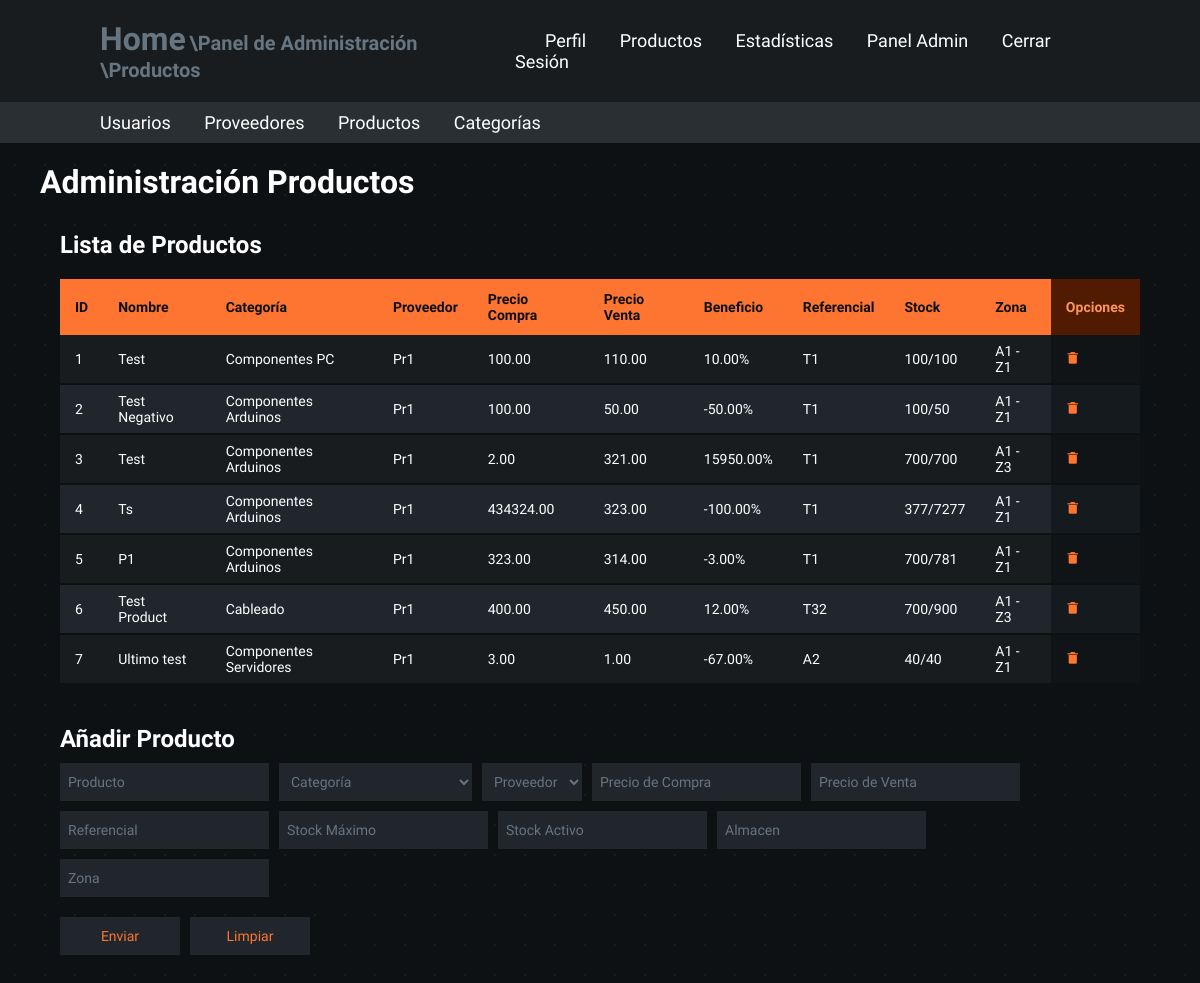
Page /admin-panel/products (signed in) on the earlier database version.
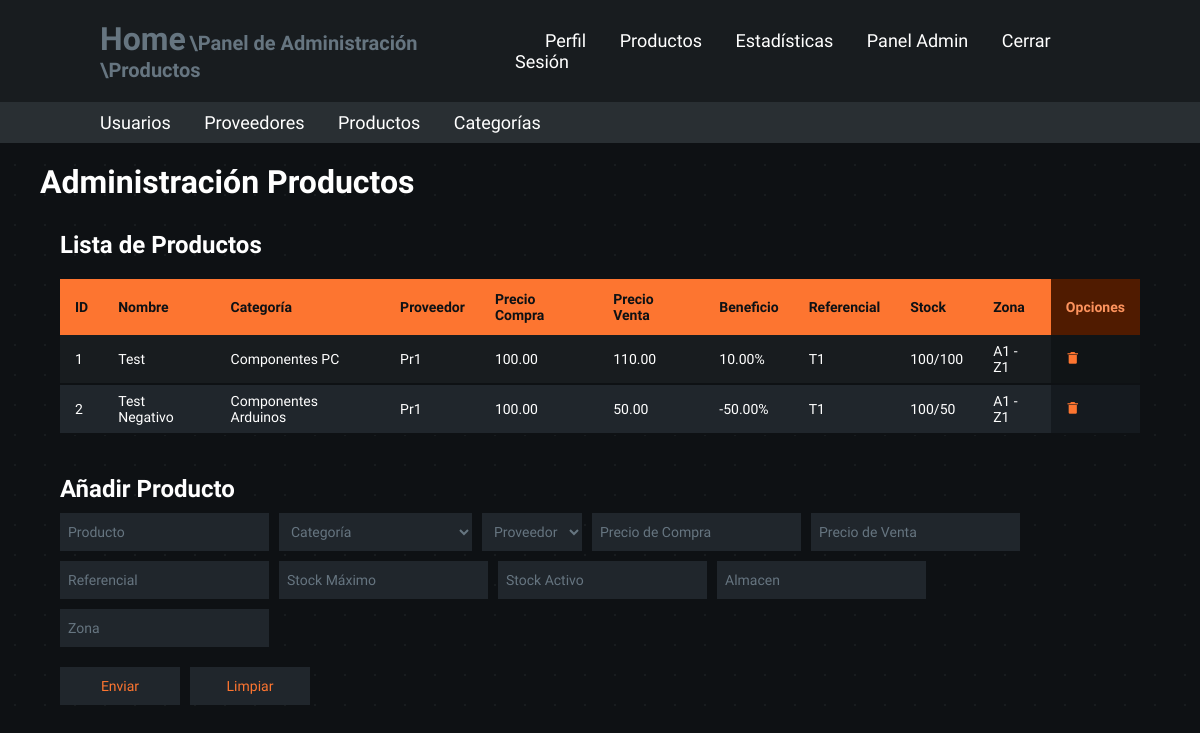
Same page on the later database version.
### models.py (models this page shows, shortened)
class Products(db.Base):
    __tablename__ = "products"
    product_id = Column(Integer, primary_key=True)
    supplier_id = Column(Integer, ForeignKey("suppliers.supplier_id"), nullable=False)
    category_id = Column(Integer, ForeignKey("categories.category_id"), nullable=False)
    product_name = Column(String(255), nullable=False, server_default="unidentified_product")
    product_price = Column(DECIMAL(255, 2), nullable=False, server_default="0.00")
    product_selling_price = Column(DECIMAL(255, 2), nullable=False, server_default="0.00")
    product_referencial = Column(String(255), nullable=False, server_default="unidentified_referencial")
    product_limit_stock = Column(Integer, nullable=False, server_default="1")
    product_active_stock = Column(Integer, nullable=False, server_default="0")
    product_warehouse = Column(String(255), nullable=False,
                               server_default="unidentified_warehouse")  # Es una ubicacion como calle o codigo.
    product_zone = Column(String(255), nullable=False, server_default="unidentified_zone")

class Categories(db.Base):
    __tablename__ = "categories"
    category_id = Column(Integer, primary_key=True)
    category_name = Column(String(255), nullable=False, server_default="unidentified_category")
    category_referencial = Column(String(255), nullable=False, server_default="unidentified_referencial")
    category_zone = Column(String(255), nullable=True, server_default="unidentified_zone")

class Suppliers(db.Base):
    __tablename__ = "suppliers"
    supplier_id = Column(Integer, primary_key=True)
    supplier_name = Column(String(255), nullable=False, server_default="unidentified_supplier")
    supplier_phone = Column(Integer, nullable=False, server_default="0000")
    supplier_commercial_address = Column(String(255), nullable=False, server_default="unidentified_comercial_address")
    supplier_country = Column(String(255), nullable=False, server_default="unidentified_country")
    supplier_nif = Column(String(255), nullable=False, server_default="unidentified_nif")
    supplier_discount = Column(Integer, nullable=False, server_default="0")
    supplier_iva = Column(Integer, nullable=False, server_default="0")

### app.py (the view)
@app.route("/admin-panel/products")
@admin_login_required
def admin_panel_products():
    registered_products = db.session.query(
        Products.product_id,
        Suppliers.supplier_name,
        Categories.category_name,
        Products.product_name,
        Products.product_price,
        Products.product_selling_price,
        Products.product_referencial,
        Products.product_limit_stock,
        Products.product_active_stock,
        Products.product_warehouse,
        Products.product_zone
    ).join(Suppliers, Products.supplier_id == Suppliers.supplier_id).join(Categories, Products.category_id == Categories.category_id)
    registered_categories = db.session.query(Categories).order_by(Categories.category_id)
    registered_suppliers = db.session.query(Suppliers).order_by(Suppliers.supplier_id)
    return render_template("admin_products.html", is_admin=session["is_admin"],
                           registered_products=registered_products,
                           registered_categories=registered_categories,
                           registered_suppliers=registered_suppliers)

### app.py (called while the page is built)
@app.before_request
def validate_session():
    if request.endpoint == 'static':
        return
    time.sleep(0.3)
    if 'user_id' in session:
        user = db.session.query(Users).filter_by(user_id=session['user_id']).first()
        if not user:
            session.clear()
            flash("Sesión Expirada", "warning")
            return redirect(url_for("login"))
        elif user.role_id != session.get('role_id'):
            session['role_id'] = user.role_id
            session['is_admin'] = user.role_id == 0

def admin_login_required(original_function):
    @wraps(original_function)
    def decorated_function(*args, **kwargs):
        redirect_url = None
        if 'user_id' not in session:
            print("Not Logged In")
            return redirect(url_for('login'))
        user = db.session.query(Users).filter_by(user_id=session['user_id']).first()
        if not user or user.role_id != 0:
            print("Insufficient Roles")
            redirect_url = url_for('home')
        if redirect_url:
            return redirect(redirect_url)
        return original_function(*args, **kwargs)
    return decorated_function

### templates/admin_products.html (shortened to what this page needs)
<!DOCTYPE html>
<html lang="es">
<head>
    <link rel="stylesheet" href="/static/variables.css">
    <link rel="stylesheet" href="/static/main.css">
    <link rel="stylesheet" href="/static/containers.css">
    <link rel="stylesheet" href="/static/navbars.css">
    <link rel="stylesheet" href="/static/tables.css">
    <link rel="stylesheet" href="/static/fonts.css">
    <link rel="stylesheet" href="/static/forms.css">
    <link href='https://unpkg.com/boxicons@2.1.4/css/boxicons.min.css' rel='stylesheet'>
</head>
<body class="general-body">
    <header class="header">
        <span>
            <a href="/" class="home">Home</a>
            <a href="/admin-panel" class="subrute"> \Panel de Administración</a>
            <a href="/admin-panel/products" class="subrute"> \Productos</a>
        </span>
        <nav class="navbar">
            <a href="/profile">Perfil</a>
            <a href="/products">Productos</a>
            <a href="/statistics">Estadísticas</a>
            {% if is_admin == True %}
                <a href="/admin-panel">Panel Admin</a>
            {% endif %}
            <a class="log-out" href="/cerrar-login">Cerrar Sesión</a>
        </nav>
    </header>
    <header class="admin-header">
        <nav class="admin-navbar">
            <a href="/admin-panel/users">Usuarios</a>
            <a href="/admin-panel/suppliers">Proveedores</a>
            <a href="/admin-panel/products">Productos</a>
            <a href="/admin-panel/categories">Categorías</a>
        </nav>
    </header>
    <section class="container-type-1">
        <h1>Administración Productos</h1>
    </section>
    <section class="container-type-1 flex-container flex-jst-sb">
        <article class="container-type-1 no-margin full-width">
            <section class="container-type-1 flex-container flex-column no-margin">
                <h2>Lista de Productos</h2>
                <section class="container-type-2 overflow">
                    <table class="table-type-1 no-table-margin table-sticky-header alternate hover">
                        <thead>
                            <tr>
                                <th class="th-title">ID</th>
                                <th class="th-title">Nombre</th>
                                <th class="th-title">Categoría</th>
                                <th class="th-title">Proveedor</th>
                                <th class="th-title">Precio Compra</th>
                                <th class="th-title">Precio Venta</th>
                                <th class="th-title">Beneficio</th>
                                <th class="th-title">Referencial</th>
                                <th class="th-title">Stock</th>
                                <th class="th-title">Zona</th>
                                <th class="th-option">Opciones</th>
                            </tr>
                        </thead>
                        <tbody>
                            {% if registered_products %}
                            {% for product in registered_products %}
                            <tr>
                                <td>{{product.product_id}}</td>
                                <td>{{product.product_name}}</td>
                                <td>{{product.category_name}}</td>
                                <td>{{product.supplier_name}}</td>
                                <td>{{product.product_price}}</td>
                                <td>{{product.product_selling_price}}</td>
                                <td>
                                    {%set beneficio = 100*((product.product_selling_price/product.product_price)-1)|round(2)%}
                                    {{beneficio}}%
                                </td>
                                <td>{{product.product_referencial}}</td>
                                <td>{{product.product_limit_stock}}/{{product.product_active_stock}}</td>
                                <td>{{product.product_warehouse}} - {{product.product_zone}}</td>
                                <td class="td-option">
                                    <form action="/admin-panel/products/delete-product/{{ product.product_id }}" method="POST" class="option-subform">
                                        <button type="submit">
                                            <i class='bx bxs-trash-alt'></i>
                                        </button>
                                    </form>
                                </td>
                            </tr>
                            {% endfor %}
                            {% endif %}
                        </tbody>
                    </table>
                </section>
            </section>
        </article>
    </section>
    <section class="container-type-1 flex-container">
        <article class="no-margin">
            <h2>Añadir Producto</h2>
            <form action="/admin-panel/products/add-product" method="POST" class="table-form-type-1">
                <fieldset class="flex-container">
                    <section>
                        <input type="text" id="name_input" placeholder="Producto" name="txtProductName" required autocomplete="off">
                    </section>
                    <section>
                        <select id="category_id" name="txtCategoryId" required>
                            <option value="" disabled selected hidden>Categoría</option>
                        </select>
                    </section>
                    <section>
                        <select id="supplier_id" name="txtSupplierId" required>
                            <option value="" disabled selected hidden>Proveedor</option>
                        </select>
                    </section>
                    <section>
                        <input type="number" id="price_input" placeholder="Precio de Compra" name="txtProductPrice" required autocomplete="off" min="0" step="any">
                    </section>
                    <section>
                        <input type="number" id="selling_price_input" placeholder="Precio de Venta" name="txtProductSellingPrice" required autocomplete="off" min="0" step="any">
                    </section>
                    <section>
                        <input type="text" id="referencial_input" placeholder="Referencial" name="txtProductReferencial" required autocomplete="off">
                    </section>
                    <section>
                        <input type="number" id="limit_stock_input" placeholder="Stock Máximo" name="txtProductLimitStock" required autocomplete="off" min="1" step="0">
                    </section>
                    <section>
                        <input type="number" id="active_stock_input" placeholder="Stock Activo" name="txtProductActiveStock" required autocomplete="off" min="1" step="0">
                    </section>
                    <section>
                        <input type="text" id="warehouse_input" placeholder="Almacen" name="txtProductWarehouse" required autocomplete="off">
                    </section>
                    <section>
                        <input type="text" id="zone_input" placeholder="Zona" name="txtProductZone" required autocomplete="off">
                    </section>
                </fieldset>
                <fieldset>
                    <section class="flex-container">
                        <section>
                            <button type="submit">Enviar</button>
                        </section>
                        <section>
                            <button type="reset">Limpiar</button>
                        </section>
                    </section>
                </fieldset>
                <fieldset>
                    <section id="error-message" class="general-form-message error">
                    </section>
                    <section id="success-message" class="general-form-message success">
                    </section>
                </fieldset>
            </form>
        </article>
    </section>
</body>
</html>

### static/variables.css (style rules this page uses)
:root { --background-gray: #0e1114; --background-details: #181c1f; --unregistered-background-details: rgba(255, 255, 255, 0.05); --t04-gray: rgba(255, 255, 255, 0.4); --t02-gray: rgba(255, 255, 255, 0.2); --t1-white: rgba(255, 255, 255, 1); --error-red: rgb(239 68 68); --success-green: rgb(122, 239, 68); --warning-yellow: rgb(236, 218, 52); --delete-red: rgb(197, 17, 17); --delete-red-c: rgb(235, 38, 38); --light-gray: #b3b3b3; --main-gray: #181c1f; --main-gray-c: #292f33; --bgray-1: #181c1f; --bgray-1-c: #101416; --bgray-2: #20262c; --bgray-2-c: #151a1f; --bgray-3: #0e1114; --bgray-4: #3a454d; --bgray-5: #667580; --main-orange: #fd7530; --pale-orange: #fd935d; --dark-orange: #501b00; --main-green: #30fd30; --pale-green: #3dff57; --dark-green: #005004; --main-blue: #4632fc; --pale-blue: #5c51ff; --dark-blue: #0c0050; --main-magenta: #eb28fd; --pale-magenta: #ff51f6; --dark-magenta: #470050; --highlight-red: rgb(239 68 68); }

### static/main.css (style rules this page uses)
* { margin: 0; padding: 0; box-sizing: border-box; font-family: "Lexend", Arial, Helvetica, sans-serif; color: var(--t1-white); }
body { min-height: 100dvh; background-color: var(--background-gray); }
.general-body { background-size: 30px 30px; background-image: radial-gradient(circle, var(--background-details) 1px, var(--background-gray) 1px); }
header { top: 0; left: 0; width: 100%; padding: 20px 100px; margin: 0; }
.header { background: var(--main-gray); display: flex; justify-content: space-between; align-items: center; z-index: 100; }
.admin-header { background: var(--main-gray-c); display: flex; justify-content: space-between; align-items: center; z-index: 100; padding: 10px 100px; }

### static/containers.css (style rules this page uses)
.container-type-1 { margin: 20px 40px; max-height: 500px; }
.container-type-2 { margin: 10px 20px; max-height: 500px; }
.overflow { flex: 1 1 auto; overflow-y: auto; width: fit-content; scrollbar-color: var(--main-orange) transparent; scroll-behavior: smooth; }
.no-margin { margin: 0; }
.full-width { width: 100%; }
.flex-container { display: flex; }
.flex-column { flex-direction: column; }
.flex-jst-sb { justify-content: space-between; }

### static/navbars.css (style rules this page uses)
.navbar a { position: relative; font-size: 18px; color: var(--t1-white); font-weight: 500; text-decoration: none; margin-left: 30px; transition: .3s; }
.admin-navbar a { position: relative; font-size: 18px; color: var(--t1-white); font-weight: 500; text-decoration: none; margin-right: 30px; transition: .3s; }
.home { color: var(--bgray-5); font-size: 32px; text-decoration: none; font-weight: 700; transition: .3s; }
.subrute { color: var(--bgray-5); font-size: 20px; text-decoration: none; font-weight: 700; transition: .3s; }

### static/tables.css (style rules this page uses)
.table-type-1 { margin: 10px 20px; border-collapse: collapse; width: 100%; min-width: 670px; position: relative; }
.table-type-1 thead tr .th-title { background-color: var(--main-orange); text-align: left; color: var(--bgray-3); font-weight: 700; }
.table-type-1 thead tr .th-option { background-color: var(--dark-orange); text-align: left; color: var(--pale-orange); font-weight: 700; }
.table-type-1 tbody tr { background-color: var(--bgray-1); border-bottom: 2px solid var(--bgray-3); }
.table-type-1.alternate tbody tr:nth-of-type(even) { background-color: var(--bgray-2); }
.table-type-1 tbody tr .td-option { background-color: var(--bgray-1-c); border-bottom: 2px solid var(--bgray-3); transition: 0.2s; }
.table-type-1.alternate tbody tr:nth-of-type(even) .td-option { background-color: var(--bgray-2-c); }
.table-type-1 tbody td { padding: 8px 15px; transition: 0.2s; }
.table-type-1 thead th { padding: 12px 15px; }
.table-sticky-header th { position: sticky; top: 0; }
.no-table-margin { margin: 0; }

Differences in the rows shown:
removed Products: product_id "3", product_name "Test", category_name "Componentes Arduinos", supplier_name "Pr1", product_price "2.00", product_selling_price "321.00", beneficio "15950.00", product_referencial "T1", product_limit_stock "700", product_active_stock "700", product_warehouse "A1", product_zone "Z3"
removed Products: product_id "4", product_name "Ts", category_name "Componentes Arduinos", supplier_name "Pr1", product_price "434324.00", product_selling_price "323.00", beneficio "-100.00", product_referencial "T1", product_limit_stock "377", product_active_stock "7277", product_warehouse "A1", product_zone "Z1"
removed Products: product_id "5", product_name "P1", category_name "Componentes Arduinos", supplier_name "Pr1", product_price "323.00", product_selling_price "314.00", beneficio "-3.00", product_referencial "T1", product_limit_stock "700", product_active_stock "781", product_warehouse "A1", product_zone "Z1"
removed Products: product_id "6", product_name "Test Product", category_name "Cableado", supplier_name "Pr1", product_price "400.00", product_selling_price "450.00", beneficio "12.00", product_referencial "T32", product_limit_stock "700", product_active_stock "900", product_warehouse "A1", product_zone "Z3"
removed Products: product_id "7", product_name "Ultimo test", category_name "Componentes Servidores", supplier_name "Pr1", product_price "3.00", product_selling_price "1.00", beneficio "-67.00", product_referencial "A2", product_limit_stock "40", product_active_stock "40", product_warehouse "A1", product_zone "Z1"
